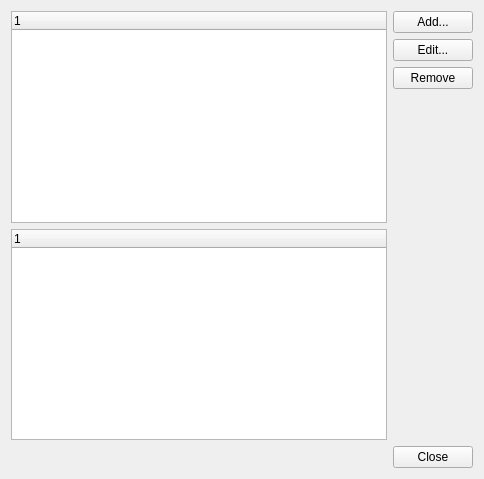
<?xml version="1.0" encoding="UTF-8"?>
<ui version="4.0">
 <class>dlgRegistries</class>
 <widget class="QWidget" name="dlgRegistries">
  <property name="geometry">
   <rect>
    <x>0</x>
    <y>0</y>
    <width>484</width>
    <height>479</height>
   </rect>
  </property>
  <property name="windowTitle">
   <string>Form</string>
  </property>
  <layout class="QVBoxLayout" name="verticalLayout">
   <item>
    <layout class="QHBoxLayout" name="horizontalLayout_2">
     <item>
      <layout class="QVBoxLayout" name="verticalLayout_3">
       <item>
        <widget class="QTreeWidget" name="tree">
         <column>
          <property name="text">
           <string notr="true">1</string>
          </property>
         </column>
        </widget>
       </item>
       <item>
        <widget class="QTreeWidget" name="intermediaryTree">
         <column>
          <property name="text">
           <string notr="true">1</string>
          </property>
         </column>
        </widget>
       </item>
      </layout>
     </item>
     <item>
      <layout class="QVBoxLayout" name="verticalLayout_2">
       <item>
        <widget class="QPushButton" name="addButton">
         <property name="text">
          <string>Add...</string>
         </property>
        </widget>
       </item>
       <item>
        <widget class="QPushButton" name="editButton">
         <property name="text">
          <string>Edit...</string>
         </property>
        </widget>
       </item>
       <item>
        <widget class="QPushButton" name="removeButton">
         <property name="text">
          <string>Remove</string>
         </property>
        </widget>
       </item>
       <item>
        <spacer name="verticalSpacer">
         <property name="orientation">
          <enum>Qt::Vertical</enum>
         </property>
         <property name="sizeHint" stdset="0">
          <size>
           <width>20</width>
           <height>40</height>
          </size>
         </property>
        </spacer>
       </item>
      </layout>
     </item>
    </layout>
   </item>
   <item>
    <layout class="QHBoxLayout" name="horizontalLayout">
     <item>
      <spacer name="horizontalSpacer">
       <property name="orientation">
        <enum>Qt::Horizontal</enum>
       </property>
       <property name="sizeHint" stdset="0">
        <size>
         <width>40</width>
         <height>20</height>
        </size>
       </property>
      </spacer>
     </item>
     <item>
      <widget class="QPushButton" name="closeButton">
       <property name="text">
        <string>Close</string>
       </property>
      </widget>
     </item>
    </layout>
   </item>
  </layout>
 </widget>
 <resources/>
 <connections/>
</ui>
